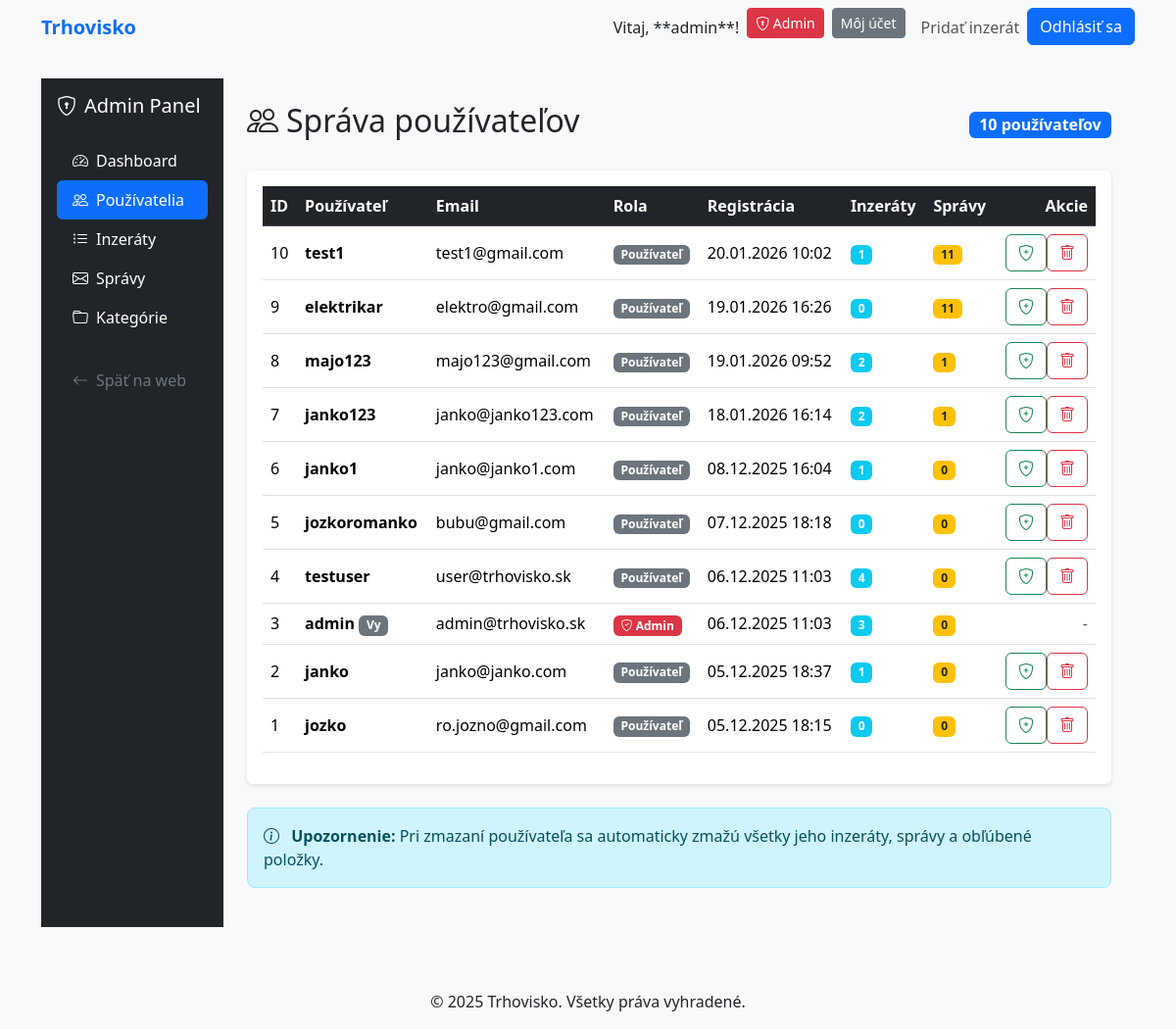
The app's page /admin/users (signed in) with its own data.
### models.py (models this page shows, shortened)
class User(db.Model, UserMixin):
    id = db.Column(db.Integer, primary_key=True)
    username = db.Column(db.String(20), unique=True, nullable=False)
    email = db.Column(db.String(120), unique=True, nullable=False)
    password_hash = db.Column(db.String(128), nullable=False)
    role = db.Column(db.String(20), default='user')
    created_at = db.Column(db.DateTime, default=datetime.utcnow)
    listings = db.relationship('Listing', backref='author', lazy=True, cascade='all, delete-orphan')
    sent_messages = db.relationship('Message', foreign_keys=[Message.sender_id], backref='sender', lazy=True, cascade='all, delete-orphan')
    received_messages = db.relationship('Message', foreign_keys=[Message.receiver_id], backref='receiver', lazy=True, cascade='all, delete-orphan')
    favorites = db.relationship('Favorite', backref='user', lazy=True, cascade='all, delete-orphan')
    def is_admin(self):
        return self.role == 'admin'

### routes.py (the view)
    @app.route('/admin/users')
    @login_required
    @admin_required
    def admin_users():
        users = User.query.order_by(User.created_at.desc()).all()
        return render_template('admin/users.html', users=users)

### app.py (called while the page is built)
    @app.context_processor
    def inject_user():
        from flask_login import current_user
        return dict(current_user=current_user)

    @login_manager.user_loader
    def load_user(user_id):
        from models import User
        return db.session.get(User, int(user_id))

### routes.py (called while the page is built)
def admin_required(f):
    from functools import wraps
    @wraps(f)
    def decorated_function(*args, **kwargs):
        if not current_user.is_authenticated or not current_user.is_admin():
            flash('Prístup zamietnutý. Vyžadujú sa administrátorské práva.', 'danger')
            return redirect(url_for('home'))
        return f(*args, **kwargs)
    return decorated_function

### templates/admin/users.html (shortened to what this page needs)
{% extends "admin/base_admin.html" %}
{% block admin_content %}
<div class="d-flex justify-content-between align-items-center mb-4">
    <h2><i class="bi bi-people me-2"></i>Správa používateľov</h2>
    <span class="badge bg-primary fs-6">{{ users|length }} používateľov</span>
</div>
<div class="card">
    <div class="card-body">
        <div class="table-responsive">
            <table class="table table-hover align-middle">
                <thead class="table-dark">
                    <tr>
                        <th>ID</th>
                        <th>Používateľ</th>
                        <th>Email</th>
                        <th>Rola</th>
                        <th>Registrácia</th>
                        <th>Inzeráty</th>
                        <th>Správy</th>
                        <th class="text-end">Akcie</th>
                    </tr>
                </thead>
                <tbody>
                    {% for user in users %}
                    <tr>
                        <td>{{ user.id }}</td>
                        <td>
                            <strong>{{ user.username }}</strong>
                            {% if user.id == current_user.id %}
                            <span class="badge bg-secondary">Vy</span>
                            {% endif %}
                        </td>
                        <td>{{ user.email }}</td>
                        <td>
                            {% if user.role == 'admin' %}
                            <span class="badge bg-danger"><i class="bi bi-shield-check"></i> Admin</span>
                            {% else %}
                            <span class="badge bg-secondary">Používateľ</span>
                            {% endif %}
                        </td>
                        <td>{{ user.created_at.strftime('%d.%m.%Y %H:%M') }}</td>
                        <td>
                            <span class="badge bg-info">{{ user.listings|length }}</span>
                        </td>
                        <td>
                            <span class="badge bg-warning text-dark">
                                {{ user.sent_messages|length + user.received_messages|length }}
                            </span>
                        </td>
                        <td class="text-end">
                            {% if user.id != current_user.id %}
                            <div class="btn-group btn-group-sm">
                                <form method="POST" action="{{ url_for('admin_toggle_role', user_id=user.id) }}" class="d-inline">
                                    {% if user.role == 'admin' %}
                                    <button type="submit" class="btn btn-outline-warning" title="Odobrať admin práva">
                                        <i class="bi bi-shield-minus"></i>
                                    </button>
                                    {% else %}
                                    <button type="submit" class="btn btn-outline-success" title="Udeliť admin práva">
                                        <i class="bi bi-shield-plus"></i>
                                    </button>
                                    {% endif %}
                                </form>
                                <form method="POST" action="{{ url_for('admin_delete_user', user_id=user.id) }}"
                                      class="d-inline"
                                      onsubmit="return confirm('Naozaj chcete zmazať používateľa {{ user.username }}?\n\nTáto akcia zmaže:\n- Všetky jeho inzeráty ({{ user.listings|length }})\n- Všetky jeho správy\n- Všetky jeho obľúbené\n\nTáto akcia je nevratná!');">
                                    <button type="submit" class="btn btn-outline-danger" title="Zmazať používateľa">
                                        <i class="bi bi-trash"></i>
                                    </button>
                                </form>
                            </div>
                            {% else %}
                            <span class="text-muted">-</span>
                            {% endif %}
                        </td>
                    </tr>
                    {% endfor %}
                </tbody>
            </table>
        </div>
    </div>
</div>
<div class="alert alert-info mt-4">
    <i class="bi bi-info-circle me-2"></i>
    <strong>Upozornenie:</strong> Pri zmazaní používateľa sa automaticky zmažú všetky jeho inzeráty, správy a obľúbené položky.
</div>
{% endblock %}

### templates/base.html (shortened to what this page needs)
<!doctype html>
<html lang="sk">
<head>
    <link href="https://cdn.jsdelivr.net/npm/bootstrap@5.3.3/dist/css/bootstrap.min.css" rel="stylesheet">
    <link rel="stylesheet" href="https://cdn.jsdelivr.net/npm/bootstrap-icons@1.11.3/font/bootstrap-icons.min.css">
    <link rel="stylesheet" href="{{ url_for('static', filename='css/main.css') }}">
</head>
<body>
    <header>
        <nav class="navbar navbar-expand-lg navbar-light bg-light">
            <div class="container">
                <a class="navbar-brand" href="{{ url_for('home') }}">Trhovisko</a>
                <div class="collapse navbar-collapse" id="navbarNav">
                    <ul class="navbar-nav ms-auto">
                        {% if current_user.is_authenticated %}
                            <li class="nav-item">
                                <span class="nav-link text-dark">Vitaj, **{{ current_user.username }}**!</span>
                            </li>
                            {% if current_user.is_admin() %}
                            <li class="nav-item">
                                <a class="btn btn-sm btn-danger me-2" href="{{ url_for('admin_panel') }}">
                                    <i class="bi bi-shield-lock"></i> Admin
                                </a>
                            </li>
                            {% endif %}
                            <li class="nav-item">
                                <a class="btn btn-sm btn-secondary me-2" href="{{ url_for('dashboard') }}">Môj účet</a>
                            </li>
                            <li class="nav-item">
                                <a class="nav-link" href="{{ url_for('new_listing') }}">Pridať inzerát</a>
                            </li>
                            <li class="nav-item">
                                <a class="btn btn-primary" href="{{ url_for('logout') }}">Odhlásiť sa</a>
                            </li>
                        {% endif %}
                    </ul>
                </div>
            </div>
        </nav>
    </header>
    <main class="container my-4">
        {% block content %}{% endblock %}
    </main>
    <footer class="bg-light py-3 mt-5">
        <div class="container text-center">
            <p class="mb-0">&copy; 2025 Trhovisko. Všetky práva vyhradené.</p>
        </div>
    </footer>
</body>
</html>

### static/css/main.css (style rules this page uses)
body { font-family: 'Segoe UI', Tahoma, Geneva, Verdana, sans-serif; background-color: #f8f9fa; }
.navbar-brand { font-weight: 700; color: #0d6efd !important; }
.card { transition: transform 0.2s; border: none; box-shadow: 0 2px 4px rgba(0,0,0,0.1); }
.btn-primary { background-color: #0d6efd; border-color: #0d6efd; }
.alert { border-radius: 0.5rem; }

### records on screen
User: username "admin", id "3", shows "Vy", email "admin@trhovisko.sk", role "admin" (drawn), created_at "06.12.2025 11:03", listings|length "3", sent_messages|length "0"
User: id "10", username "test1", email "test1@gmail.com", role "Používateľ", created_at "20.01.2026 10:02", listings|length "1", sent_messages|length "11"
User: id "9", username "elektrikar", email "elektro@gmail.com", role "Používateľ", created_at "19.01.2026 16:26", listings|length "0", sent_messages|length "11"
User: id "8", username "majo123", email "majo123@gmail.com", role "Používateľ", created_at "19.01.2026 09:52", listings|length "2", sent_messages|length "1"
User: id "7", username "janko123", email "janko@janko123.com", role "Používateľ", created_at "18.01.2026 16:14", listings|length "2", sent_messages|length "1"
User: id "6", username "janko1", email "janko@janko1.com", role "Používateľ", created_at "08.12.2025 16:04", listings|length "1", sent_messages|length "0"
User: id "5", username "jozkoromanko", email "bubu@gmail.com", role "Používateľ", created_at "07.12.2025 18:18", listings|length "0", sent_messages|length "0"
User: id "4", username "testuser", email "user@trhovisko.sk", role "Používateľ", created_at "06.12.2025 11:03", listings|length "4", sent_messages|length "0"
User: id "2", username "janko", email "janko@janko.com", role "Používateľ", created_at "05.12.2025 18:37", listings|length "1", sent_messages|length "0"
User: id "1", username "jozko", email "ro.jozno@gmail.com", role "Používateľ", created_at "05.12.2025 18:15", listings|length "0", sent_messages|length "0"

### other values on screen
{{ users|length }} "10"
